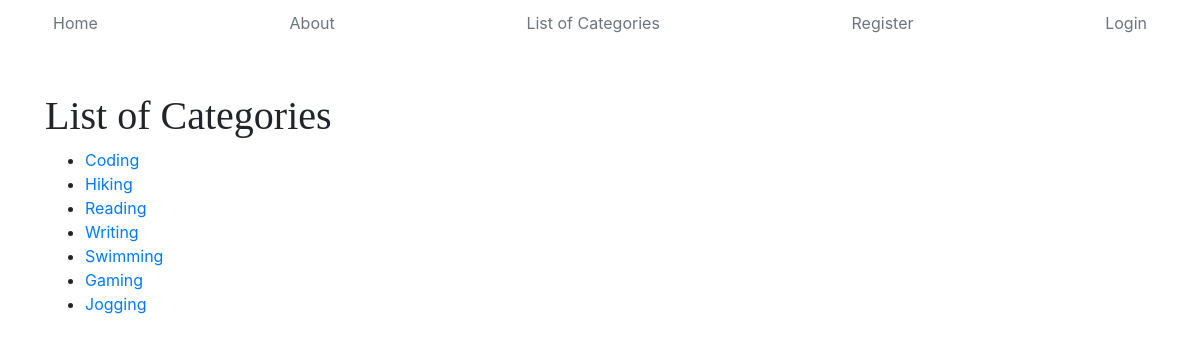
The app's page /blog/category_list/ with its own data.
### blog/models.py (models this page shows, shortened)
class CategoryModel(models.Model):
    title = models.CharField(max_length=255)
    slug = models.SlugField(blank=True,unique=True)

### blog/views.py (the view)
# urls.py: path('category_list/',CategoryList.as_view(),name="category_list"),
class CategoryList(ListView):
    model = CategoryModel
    template_name = "blog/category_list.html"

### blog/templates/blog/category_list.html
{% extends 'base.html' %}
{% block content %}
<div class="container">
{% include 'includes/navbar.html' %}
<h1 class="mt-5">List of Categories</h1>
<ul>
   {% for item in object_list %}
              <li><a href="{% url 'category' item.slug %}">{{item.title}}</a></li>
    {% endfor %}
 </ul>
</div>
{% endblock %}

### static/css/blog.css (style rules this page uses)
h1, h2, h3, h4, h5, h6 { font-family: "Playfair Display", Georgia, "Times New Roman", serif; }

### records on screen
CategoryModel: title "Coding"
CategoryModel: title "Hiking"
CategoryModel: title "Reading"
CategoryModel: title "Writing"
CategoryModel: title "Swimming"
CategoryModel: title "Gaming"
CategoryModel: title "Jogging"
